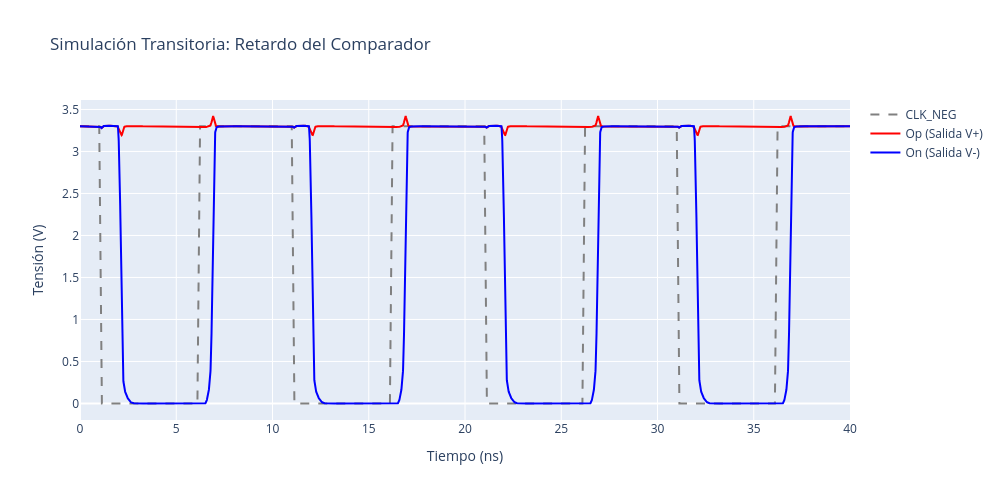

Source (notebook cell):
### Markdown cell above
## 3. Caracterización de Retardo Transitorio ($t_{pd}$)

El **retardo de propagación ($t_{pd}$)** es el tiempo transcurrido desde el flanco de bajada de $CLK\_NEG$ (inicio de evaluación) hasta la transición de la salida activa. Con entradas $V_{IP} > V_{IN}$, la rama de entrada PFET de $V_{IN}$ (`XM4`) conduce más corriente que `XM3`, cargando el nodo `AN` más rápido y encendiendo el NFET `XM10` para descargar la salida `ON` a GND (mientras `OP` queda en VDD). Así, el retardo se mide en la bajada de `ON` al 50% de $V_{DD}$ ($1.65\,\text{V}$):

$$t_{pd} = t\left(v(O_N) = 1.65\,\text{V}\right) - t\left(v(CLK\_NEG) = 1.65\,\text{V}\right)$$

En SPICE se extrae directamente con la siguiente directiva:
```spice
.measure tran tpd_ON TRIG v(CLK_NEG) VAL=1.65 FALL=1 TD=500p TARG v(On) VAL=1.65 FALL=1
```

### Code cell
spice_file = os.path.join(SIM_DIR, 'tb_comparador_transitorio.spice')
raw_file = os.path.join(SIM_DIR, 'tb_comparador_transitorio_output.raw')

print("1. Generando netlist transitorio...")
spice_code = f"""* Testbench Delay
.include {PDK_PATH}/libs.tech/ngspice/design.ngspice
.lib {PDK_PATH}/libs.tech/ngspice/sm141064.ngspice typical
.lib {PDK_PATH}/libs.tech/ngspice/sm141064.ngspice res_typical
.lib {PDK_PATH}/libs.tech/ngspice/sm141064.ngspice mimcap_typical
.lib {PDK_PATH}/libs.tech/ngspice/sm141064.ngspice cap_mim

.include {SCH_DIR}/{CELL_NAME}_clean.spice


{CELL_INST_SPICE}

V1 VDD GND 3.3
V2 VIP GND 1.70
V4 ViN GND 1.60
V3 CLK_NEG GND pulse(3.3 0 1n 100p 100p {CLK_PERIOD/2} {CLK_PERIOD})

.tran 5p {NUM_CYCLES * CLK_PERIOD}
.measure tran tpd_ON
+ TRIG v(CLK_NEG) VAL=1.65 FALL=1 TD=500p
+ TARG v(On)      VAL=1.65 FALL=1

.control
  set filetype=ascii
  run
  write {raw_file}
  quit
.endc
.end
"""

with open(spice_file, 'w') as f:
    f.write(spice_code)

print("2. Ejecutando simulación en ngspice...")
res = subprocess.run(
    'source /headless/.bashrc && ngspice -b ' + spice_file,
    shell=True, executable='/bin/bash', capture_output=True, text=True, check=True
)

# Buscar la medición tpd_on en la salida
tpd_match = re.search(r'tpd_on\s*=\s*([0-9e.+-]+)', res.stdout, re.IGNORECASE)
if tpd_match:
    tpd_val = float(tpd_match.group(1)) * 1e12
    print(f"\n>>> Retardo de propagación medido: {tpd_val:.2f} ps")
else:
    print("\nAdvertencia: No se pudo extraer la medida tpd_on del log de ngspice.")

# Cargar datos y graficar
reader = NgspiceRawReader(raw_file)
time = reader.get_signal('time') * 1e9
vclk = reader.get_signal('v(clk_neg)')
vop = reader.get_signal('v(op)')
von = reader.get_signal('v(on)')

import plotly.graph_objects as px
fig = px.Figure()
fig.add_trace(px.Scatter(x=time, y=vclk, name='CLK_NEG', line=dict(color='gray', dash='dash')))
fig.add_trace(px.Scatter(x=time, y=vop, name='Op (Salida V+)', line=dict(color='red', width=2)))
fig.add_trace(px.Scatter(x=time, y=von, name='On (Salida V-)', line=dict(color='blue', width=2)))
fig.update_xaxes(range=[0, NUM_CYCLES * CLK_PERIOD * 1e9])
fig.update_layout(
    title='Simulación Transitoria: Retardo del Comparador',
    xaxis_title='Tiempo (ns)',
    yaxis_title='Tensión (V)',
    hovermode="x unified",
    height=500,
    width=1000
)
fig.show()

### Figure 1 — Plotly figure (JSON) as saved in the notebook; plotly's stock layout.template omitted (floating-point values rounded to 4 significant figures; data arrays with more than 128 entries replaced by an {"elided": "..."} marker saying what was removed)
{"data": [{"line": {"color": "gray", "dash": "dash"}, "name": "CLK_NEG", "type": "scatter", "x": {"elided": "8056 float values"}, "y": {"elided": "8056 float values"}}, {"line": {"color": "red", "width": 2}, "name": "Op (Salida V+)", "type": "scatter", "x": {"elided": "8056 float values"}, "y": {"elided": "8056 float values"}}, {"line": {"color": "blue", "width": 2}, "name": "On (Salida V-)", "type": "scatter", "x": {"elided": "8056 float values"}, "y": {"elided": "8056 float values"}}], "layout": {"height": 500, "hovermode": "x unified", "title": {"text": "Simulación Transitoria: Retardo del Comparador"}, "width": 1000, "xaxis": {"range": [0, 40], "title": {"text": "Tiempo (ns)"}}, "yaxis": {"title": {"text": "Tensión (V)"}}}}
